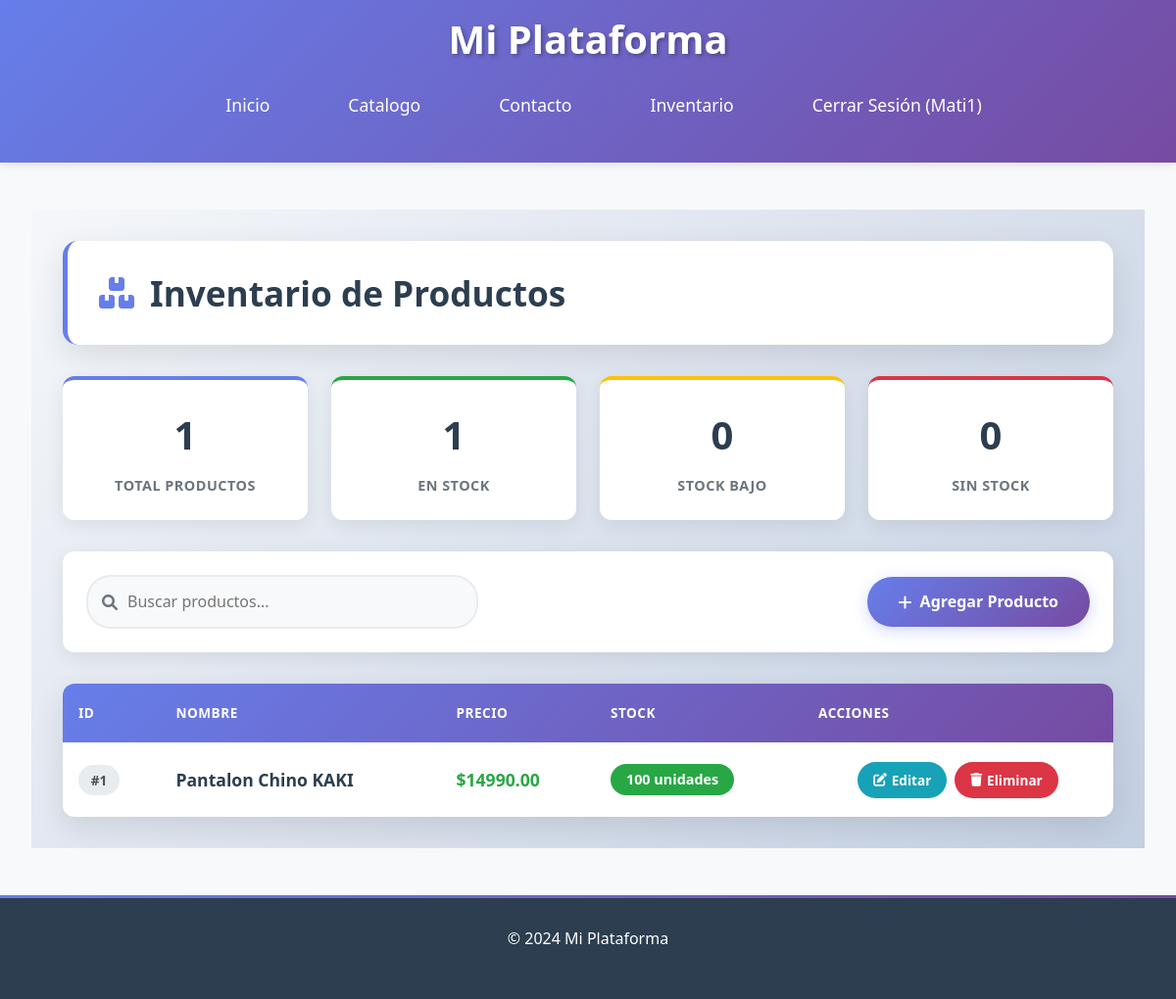
The app's page /panel/inventario/ (signed in) with its own data.
### myapp_login/models.py (models this page shows)
class CustomUser(AbstractUser):
    class Meta:
        permissions = [
            ("InventarioView", "Permiso para ver el inventario"),
            ("CrearProductoView", "Permiso para crear productos"),
            ("EditarProductoView", "Permiso para editar productos"),
            ("EliminarProductoView", "Permiso para eliminar productos"),
        ]

### myapp/models.py (models this page shows, shortened)
class Producto(models.Model):
    nombre = models.CharField(max_length=100)
    descripcion = models.TextField()
    precio = models.DecimalField(max_digits=10, decimal_places=2)
    stock = models.IntegerField()
    fecha_creacion = models.DateTimeField(auto_now_add=True)

### myapp_login/views.py (the view)
# urls.py: path('inventario/', views.inventario_view, name='inventario'),
def inventario_view(request):
    resultado = verificar_login_permiso(request, 'myapp_login.InventarioView')
    if resultado:
        return resultado
    productos = Producto.objects.all()
    return render(request, 'inventario.html', {'productos': productos})

### myapp_login/mixins.py (called while the page is built)
def verificar_login_permiso(request, permiso_necesario):
    if not request.user.is_authenticated:
        return redirect('panel:login')
    if not request.user.has_perm(permiso_necesario):
        messages.error(request, "No tienes permiso para acceder a esta sección.")
        return redirect('index')  # Redirigir a la página principal u otra adecuada
    return None  # Indica que el usuario tiene acceso

### myapp_login/templates/inventario.html (shortened to what this page needs)
{% extends 'base.html' %}
{% load static %}
{% block extra_head %}
<link rel="stylesheet" href="{% static 'css/inventario.css' %}">
<link rel="stylesheet" href="https://cdnjs.cloudflare.com/ajax/libs/font-awesome/6.0.0/css/all.min.css">
{% endblock %}
{% block content %}
<div class="inventario-container">
    <div class="container">
        <div class="inventario-header">
            <h1 class="inventario-title">
                <i class="fas fa-boxes"></i>
                Inventario de Productos
            </h1>
        </div>
        <div class="stats-container">
            <div class="stat-card">
                <div class="stat-number">{{ productos|length }}</div>
                <div class="stat-label">Total Productos</div>
            </div>
            <div class="stat-card">
                <div class="stat-number">{{ productos|length }}</div>
                <div class="stat-label">En Stock</div>
            </div>
            <div class="stat-card">
                <div class="stat-number">0</div>
                <div class="stat-label">Stock Bajo</div>
            </div>
            <div class="stat-card">
                <div class="stat-number">0</div>
                <div class="stat-label">Sin Stock</div>
            </div>
        </div>
        <div class="inventario-controls">
            <div class="search-container">
                <i class="fas fa-search search-icon"></i>
                <input type="text" class="search-input" placeholder="Buscar productos..." id="searchInput">
            </div>
            <a href="{% url 'panel:crear_producto' %}" class="btn-agregar">
                <i class="fas fa-plus"></i>
                Agregar Producto
            </a>
        </div>
        {% if productos %}
        <div class="productos-table-container">
            <table class="productos-table" id="productosTable">
                <thead>
                    <tr>
                        <th>ID</th>
                        <th>Nombre</th>
                        <th>Precio</th>
                        <th>Stock</th>
                        <th>Acciones</th>
                    </tr>
                </thead>
                <tbody>
                    {% for producto in productos %}
                    <tr>
                        <td>
                            <span class="producto-id">#{{ producto.id }}</span>
                        </td>
                        <td>
                            <div class="producto-nombre">{{ producto.nombre }}</div>
                        </td>
                        <td>
                            <span class="producto-precio">${{ producto.precio|floatformat:2 }}</span>
                        </td>
                        <td>
                            <span class="producto-stock {% if producto.stock > 10 %}stock-alto{% elif producto.stock > 5 %}stock-medio{% else %}stock-bajo{% endif %}">
                                {{ producto.stock }} unidades
                            </span>
                        </td>
                        <td>
                            <div class="acciones-container">
                                <a href="{% url 'panel:editar_producto' producto.id %}" class="btn-accion btn-editar">
                                    <i class="fas fa-edit"></i>
                                    Editar
                                </a>
                                <a href="{% url 'panel:eliminar_producto' producto.id %}" class="btn-accion btn-eliminar">
                                    <i class="fas fa-trash"></i>
                                    Eliminar
                                </a>
                            </div>
                        </td>
                    </tr>
                    {% endfor %}
                </tbody>
            </table>
        </div>
        {% endif %}
    </div>
</div>
{% endblock %}

### myapp/templates/base.html (shortened to what this page needs)
{% load static %}
<!DOCTYPE html>
<html lang="es">
<head>
    {% block extra_head %}{% endblock %}
    <link rel="stylesheet" href="https://cdnjs.cloudflare.com/ajax/libs/font-awesome/6.0.0/css/all.min.css">
    <link href="https://cdn.jsdelivr.net/npm/bootstrap@5.3.0/dist/css/bootstrap.min.css" rel="stylesheet">
    <link rel="stylesheet" href="{% static 'css/styles.css' %}">
</head>
<body>
    <header>
        <h1>Mi Plataforma</h1>
        <nav>
            <ul>
                <li><a href="{% url 'index' %}">Inicio</a></li>
                <li><a href="#">Catalogo</a></li>
                <li><a href="{% url 'contacto' %}">Contacto</a></li>
                {% if user.is_authenticated %}
                <li><a href="{% url 'panel:inventario' %}">Inventario</a></li>
                {% endif %}
                {% if user.is_authenticated %}
                <li><a href="{% url 'panel:logout' %}">Cerrar Sesión ({{ user.username }})</a></li>
                {% else %}
                <li><a href="{% url 'panel:login' %}">Iniciar Sesión</a></li>
                <li><a href="{% url 'panel:register' %}">Registrarse</a></li>
                {% endif %}
            </ul>
        </nav>
    </header>
    <main>
        {% block content %}{% endblock %}
    </main>
    <footer>
        <p>&copy; {{ year|default:2024 }} Mi Plataforma</p>
    </footer>
</body>
</html>

### myapp_login/static/css/inventario.css (style rules this page uses)
.inventario-container { background: linear-gradient(135deg, #f5f7fa 0%, #c3cfe2 100%); min-height: 80vh; padding: 2rem 0; }
.inventario-header { background: white; border-radius: 15px; padding: 2rem; margin-bottom: 2rem; box-shadow: 0 10px 30px rgba(0, 0, 0, 0.1); border-left: 5px solid #667eea; }
.inventario-title { color: #2c3e50; font-size: 2.2rem; font-weight: 700; margin: 0; display: flex; align-items: center; gap: 1rem; }
.inventario-title i { color: #667eea; font-size: 2rem; }
.stats-container { display: grid; grid-template-columns: repeat(auto-fit, minmax(200px, 1fr)); gap: 1.5rem; margin-bottom: 2rem; }
.stat-card { background: white; border-radius: 12px; padding: 1.5rem; text-align: center; box-shadow: 0 5px 20px rgba(0, 0, 0, 0.08); transition: transform 0.3s ease, box-shadow 0.3s ease; border-top: 4px solid; }
.stat-card:nth-child(1) { border-top-color: #667eea; }
.stat-card:nth-child(2) { border-top-color: #28a745; }
.stat-card:nth-child(3) { border-top-color: #ffc107; }
.stat-card:nth-child(4) { border-top-color: #dc3545; }
.stat-number { font-size: 2.5rem; font-weight: 700; margin: 0; color: #2c3e50; }
.stat-label { color: #6c757d; font-size: 0.9rem; text-transform: uppercase; font-weight: 600; letter-spacing: 0.5px; margin-top: 0.5rem; }
.inventario-controls { background: white; border-radius: 12px; padding: 1.5rem; margin-bottom: 2rem; box-shadow: 0 5px 20px rgba(0, 0, 0, 0.08); display: flex; justify-content: space-between; align-items: center; flex-wrap: wrap; gap: 1rem; }
.search-container { position: relative; flex: 1; max-width: 400px; }
.search-input { width: 100%; padding: 0.8rem 1rem 0.8rem 2.5rem; border: 2px solid #e9ecef; border-radius: 25px; font-size: 1rem; transition: all 0.3s ease; background: #f8f9fa; }
.search-icon { position: absolute; left: 1rem; top: 50%; transform: translateY(-50%); color: #6c757d; }
.btn-agregar { background: linear-gradient(135deg, #667eea 0%, #764ba2 100%); color: white; border: none; padding: 0.8rem 2rem; border-radius: 25px; font-weight: 600; text-decoration: none; transition: all 0.3s ease; display: inline-flex; align-items: center; gap: 0.5rem; box-shadow: 0 4px 15px rgba(102, 126, 234, 0.3); }
.productos-table-container { background: white; border-radius: 12px; overflow: hidden; box-shadow: 0 10px 30px rgba(0, 0, 0, 0.1); }
.productos-table { width: 100%; margin: 0; border-collapse: collapse; }
.productos-table thead { background: linear-gradient(135deg, #667eea 0%, #764ba2 100%); color: white; }
.productos-table th { padding: 1.2rem 1rem; text-align: left; font-weight: 600; text-transform: uppercase; font-size: 0.85rem; letter-spacing: 0.5px; border: none; }
.productos-table tbody tr { transition: all 0.2s ease; border-bottom: 1px solid #e9ecef; }
.productos-table tbody tr:last-child { border-bottom: none; }
.productos-table td { padding: 1.2rem 1rem; vertical-align: middle; border: none; }
.producto-id { background: #e9ecef; color: #495057; padding: 0.3rem 0.8rem; border-radius: 15px; font-weight: 600; font-size: 0.85rem; display: inline-block; }
.producto-nombre { font-weight: 600; color: #2c3e50; font-size: 1.1rem; }
.producto-precio { color: #28a745; font-weight: 700; font-size: 1.1rem; }
.producto-stock { padding: 0.4rem 1rem; border-radius: 20px; font-weight: 600; text-align: center; color: white; font-size: 0.9rem; }
.stock-alto { background-color: #28a745; }
.acciones-container { display: flex; gap: 0.5rem; justify-content: center; }
.btn-accion { padding: 0.5rem 1rem; border: none; border-radius: 20px; font-size: 0.85rem; font-weight: 600; text-decoration: none; transition: all 0.2s ease; display: inline-flex; align-items: center; gap: 0.3rem; }
.btn-editar { background-color: #17a2b8; color: white; }
.btn-eliminar { background-color: #dc3545; color: white; }
.inventario-container > * { animation: slideIn 0.6s ease forwards; }
.inventario-header { animation-delay: 0.1s; }
.stats-container { animation-delay: 0.2s; }
.inventario-controls { animation-delay: 0.3s; }
.productos-table-container { animation-delay: 0.4s; }

### records on screen
CustomUser: username "Mati1"
Producto: id "1", nombre "Pantalon Chino KAKI", precio "14990.00", stock "100"

### other values on screen
{{ productos|length }} "1"
{{ year|default:2024 }} "2024"
